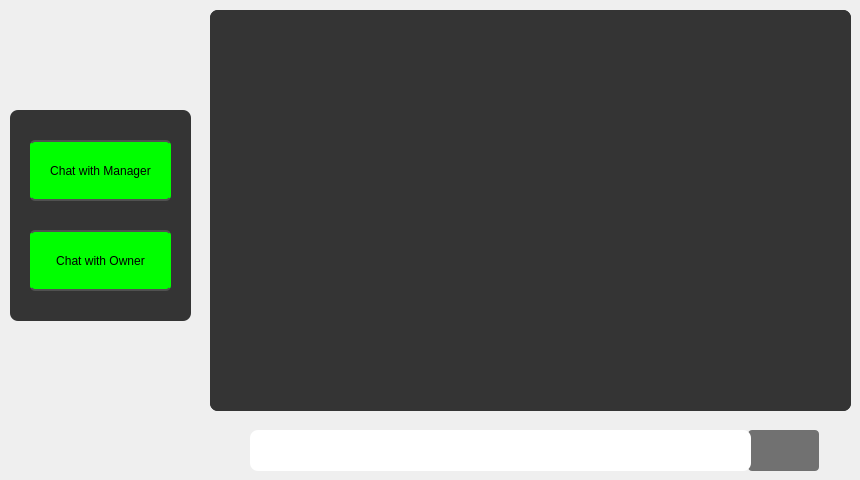
     <widget class="QWidget" name="pageChat">
      <widget class="QLabel" name="label_33">
       <property name="geometry">
        <rect>
         <x>10</x>
         <y>110</y>
         <width>181</width>
         <height>211</height>
        </rect>
       </property>
       <property name="styleSheet">
        <string notr="true">background-color: rgb(52, 52, 52);
border-radius: 8px</string>
       </property>
       <property name="text">
        <string/>
       </property>
      </widget>
      <widget class="QTextEdit" name="ted_pageChat_chatbox_owner">
       <property name="geometry">
        <rect>
         <x>210</x>
         <y>10</y>
         <width>641</width>
         <height>401</height>
        </rect>
       </property>
       <property name="styleSheet">
        <string notr="true">background-color: rgb(52, 52, 52);
border-radius: 8px;
color: rgb(255, 255, 255);</string>
       </property>
      </widget>
      <widget class="QLineEdit" name="led_pageChat_message">
       <property name="geometry">
        <rect>
         <x>250</x>
         <y>430</y>
         <width>501</width>
         <height>41</height>
        </rect>
       </property>
       <property name="styleSheet">
        <string notr="true">background-color: rgb(255, 255, 255);
border-radius: 8px</string>
       </property>
      </widget>
      <widget class="QPushButton" name="btn_pageChat_send">
       <property name="geometry">
        <rect>
         <x>748</x>
         <y>430</y>
         <width>71</width>
         <height>41</height>
        </rect>
       </property>
       <property name="styleSheet">
        <string notr="true">background-color: rgb(113, 113, 113);
border-radius: 4px</string>
       </property>
       <property name="icon">
        <iconset resource="resources.qrc">
         <normaloff>:/icons/icons/send.png</normaloff>:/icons/icons/send.png</iconset>
       </property>
       <property name="iconSize">
        <size>
         <width>40</width>
         <height>40</height>
        </size>
       </property>
       <property name="shortcut">
        <string>Return</string>
       </property>
       <property name="checkable">
        <bool>false</bool>
       </property>
       <property name="checked">
        <bool>false</bool>
       </property>
       <property name="autoDefault">
        <bool>false</bool>
       </property>
      </widget>
      <widget class="QPushButton" name="btn_pageChat_chatWithManager">
       <property name="geometry">
        <rect>
         <x>30</x>
         <y>140</y>
         <width>141</width>
         <height>61</height>
        </rect>
       </property>
       <property name="styleSheet">
        <string notr="true">border-radius:5px;
background-color: rgb(0, 255, 0);
border-top: 2px solid rgb(81, 81, 81);
border-bottom: 2px solid rgb(81, 81, 81)</string>
       </property>
       <property name="text">
        <string>Chat with Manager</string>
       </property>
      </widget>
      <widget class="QPushButton" name="btn_pageChat_chatWithOwner">
       <property name="geometry">
        <rect>
         <x>30</x>
         <y>230</y>
         <width>141</width>
         <height>61</height>
        </rect>
       </property>
       <property name="styleSheet">
        <string notr="true">border-radius:5px;
background-color: rgb(0, 255, 0);
border-top: 2px solid rgb(81, 81, 81);
border-bottom: 2px solid rgb(81, 81, 81)</string>
       </property>
       <property name="text">
        <string>Chat with Owner</string>
       </property>
      </widget>
      <widget class="QTextEdit" name="ted_pageChat_chatbox_manager">
       <property name="geometry">
        <rect>
         <x>210</x>
         <y>10</y>
         <width>641</width>
         <height>401</height>
        </rect>
       </property>
       <property name="styleSheet">
        <string notr="true">background-color: rgb(52, 52, 52);
border-radius: 8px;
color: rgb(255, 255, 255);</string>
       </property>
      </widget>
      <zorder>label_33</zorder>
      <zorder>ted_pageChat_chatbox_owner</zorder>
      <zorder>btn_pageChat_send</zorder>
      <zorder>btn_pageChat_chatWithManager</zorder>
      <zorder>btn_pageChat_chatWithOwner</zorder>
      <zorder>ted_pageChat_chatbox_manager</zorder>
      <zorder>led_pageChat_message</zorder>
     </widget>
